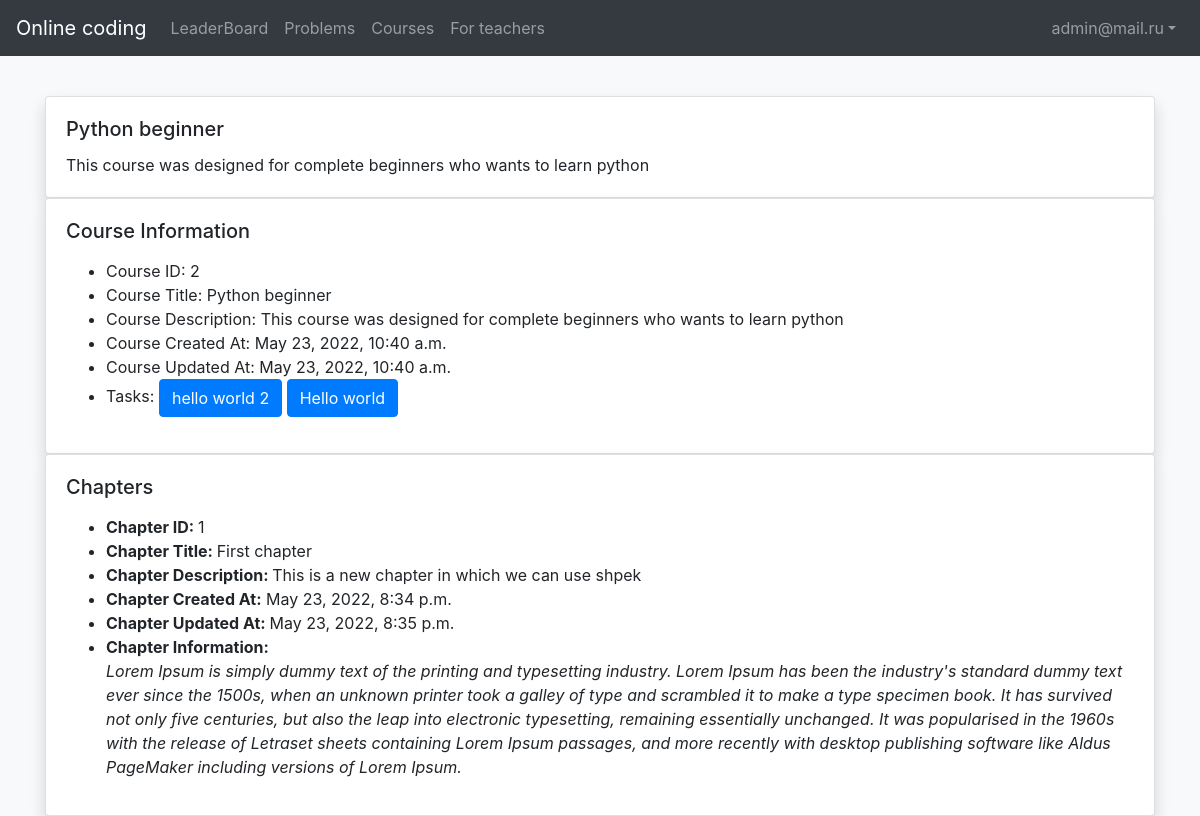
/course/python-easy (signed in), run on the app's committed database.
### user/models.py (models this page shows)
class User(AbstractBaseUser, PermissionsMixin):
    id = models.UUIDField(primary_key=True, default=uuid.uuid4, editable=False)
    first_name = models.CharField(max_length=32)
    surname = models.CharField(max_length=32)
    group = models.CharField(max_length=32)
    role = models.IntegerField(choices=ROLE_CHOICES, default=0)
    is_active = models.BooleanField(default=True)
    is_staff = models.BooleanField(default=False)
    email = models.EmailField(max_length=255, unique=True)
    rating = models.IntegerField(default=0)
    objects = UserManager()
    USERNAME_FIELD = 'email'

### main/models.py (models this page shows, shortened)
class Course(models.Model):
    title = models.CharField(max_length=100)
    description = models.TextField()
    slug = models.SlugField(max_length=100, unique=True, null=True)
    created_at = models.DateTimeField(auto_now_add=True)
    updated_at = models.DateTimeField(auto_now=True)
    is_public = models.BooleanField(default=False)
    is_deleted = models.BooleanField(default=False)
    author = models.ForeignKey(User, on_delete=models.CASCADE)
    banner = models.ImageField(upload_to='course_banners', null=True, blank=True)
    class Meta:
        ordering = ['-created_at']
        verbose_name = 'Course'
        verbose_name_plural = 'Courses'

class ProgrammingTask(models.Model):
    title = models.CharField(max_length=100)
    description = models.TextField()
    slug = models.SlugField(max_length=100, unique=True, null=True)
    input_description = models.TextField()
    output_description = models.TextField()
    input_example = models.TextField()
    output_example = models.TextField()
    time_limit = models.IntegerField()
    memory_limit = models.IntegerField()
    created_at = models.DateTimeField(auto_now_add=True)
    updated_at = models.DateTimeField(auto_now=True)
    is_public = models.BooleanField(default=False)
    is_deleted = models.BooleanField(default=False)
    author = models.ForeignKey(User, on_delete=models.CASCADE)
    language = models.CharField(choices=LANGUAGE_CHOICES, default='python', max_length=10)
    difficulty = models.CharField(choices=DIFFICULTY_CHOICES, default='easy', max_length=10)
    max_plagiarism = models.FloatField(default=0)
    solved_count = models.IntegerField(default=0)
    teacher = models.ForeignKey(Teacher, on_delete=models.CASCADE, null=True)
    course = models.ForeignKey('Course', on_delete=models.CASCADE, null=True)
    class Meta:
        ordering = ['-created_at']
        verbose_name = 'Programming Task'
        verbose_name_plural = 'Programming Tasks'

class Chapter(models.Model):
    title = models.CharField(max_length=100)
    description = models.TextField()
    slug = models.SlugField(max_length=100, unique=True, null=True)
    created_at = models.DateTimeField(auto_now_add=True)
    updated_at = models.DateTimeField(auto_now=True)
    is_public = models.BooleanField(default=False)
    is_deleted = models.BooleanField(default=False)
    author = models.ForeignKey(User, on_delete=models.CASCADE)
    course = models.ForeignKey(Course, on_delete=models.CASCADE)
    banner = models.ImageField(upload_to='chapters', null=True, blank=True)
    information = models.TextField(null=True, blank=True)
    class Meta:
        ordering = ['-created_at']
        verbose_name = 'Chapter'
        verbose_name_plural = 'Chapters'

### api/views.py (the view)
# urls.py: path('course/<slug:slug>', api.views.coursePage, name='course'),
def coursePage(request, slug):
    course = get_object_or_404(Course, slug=slug)
    chapters = Chapter.objects.all().filter(course=course)
    tasks = ProgrammingTask.objects.all().filter(course=course)
    return render(request, 'onlineCoding/coursePage.html', {'course': course, 'chapters': chapters, 'tasks': tasks})

### templates/onlineCoding/coursePage.html (shortened to what this page needs)
{% extends 'onlineCoding/base.html' %}
{% block content %}
<html>
    <body>
    <div class="card shadow">
        <div class="card-body">
            <h5 class="card-title">{{ course.title }}</h5>
            <p class="card-text">{{ course.description }}</p>
        </div>
    </div>
    <div class="card shadow">
        <div class="card-body">
            <h5 class="card-title">Course Information</h5>
            <p class="card-text">
                <ul>
                    <li>Course ID: {{ course.id }}</li>
                    <li>Course Title: {{ course.title }}</li>
                    <li>Course Description: {{ course.description }}</li>
                    <li>Course Created At: {{ course.created_at }}</li>
                    <li>Course Updated At: {{ course.updated_at }}</li>
                            <li>Tasks:
                            {% for task in tasks %}
                                    <a class="btn btn-primary" href="/textEditor/{{ task.slug }}">{{ task.title }}</a>
                            {% endfor %}
                        </li>
                </ul>
            </p>
        </div>
    </div>
    <div class="card shadow">
        <div class="card-body">
            <h5 class="card-title">Chapters</h5>
            <p class="card-text">
                <ul>
                    {% for chapter in chapters %}
                    <li> <b>Chapter ID: </b>{{ chapter.id }}</li>
                    <li><b>Chapter Title: </b> {{ chapter.title }}</li>
                    <li><b>Chapter Description: </b>{{ chapter.description }}</li>
                    <li><b>Chapter Created At:</b> {{ chapter.created_at }}</li>
                    <li><b>Chapter Updated At: </b> {{ chapter.updated_at }}</li>
                    <li><b>Chapter Information: </b> </li> <p><i>{{ chapter.information }} </i></p>
                    {% endfor %}
                </ul>
            </p>
        </div>
</body>
</html>
{% endblock %}

### templates/onlineCoding/base.html (shortened to what this page needs)
<!DOCTYPE html>
<html lang="en">
<head>
    <link rel="stylesheet" href="https://cdn.jsdelivr.net/npm/bootstrap@4.6.1/dist/css/bootstrap.min.css"
>
</head>
<body class="bg-light">
<nav class="navbar navbar-expand-md fixed-top navbar-dark bg-dark">
    <a class="navbar-brand" href="#">Online coding</a>
    {% with request.resolver_match.url_name as url_name %}
        <div class="navbar-collapse offcanvas-collapse" id="navbarsExampleDefault">
            <ul class="navbar-nav mr-auto">
                <li class="nav-item {% if url_name == 'leaderboard' %} active {% endif %}">
                    <a class="nav-link" href="/leaderboard">LeaderBoard <span class="sr-only">(current)</span></a>
                </li>
                <li class="nav-item {% if url_name == 'problems' %} active {% endif %}">
                    <a class="nav-link" href="/problems">Problems</a>
                </li>
                <li class="nav-item {% if url_name == 'courses' %} active {% endif %}">
                    <a class="nav-link" href="/courses">Courses</a>
                </li>
                <li class="nav-item {% if url_name == 'teacher' %} active {% endif %}">
                    <a class="nav-link" href="/teacher">For teachers</a>
                </li>
            </ul>
            <ul class="navbar-nav">
                {% if request.user.is_authenticated %}
                    <li class="nav-item dropdown {% if url_name == 'profile' %} active {% endif %}">
                        <a class="nav-link dropdown-toggle" href="#" id="dropdown01" data-toggle="dropdown"
                           aria-haspopup="true" aria-expanded="false">{{ request.user }}</a>
                    </li>
                {% else %}
                    <li class="nav-item">
                        <a class="nav-link" href="/auth">Login/Register</a>
                    </li>
                {% endif %}
            </ul>
        </div>
    {% endwith %}
</nav>
<br>
<br>
<br>
<br>
<main role="main" class="container">
    {% block content %}
    {% endblock %}
</main>
</body>
</html>

### data on the page
User: user "admin@mail.ru"
Course: title "Python beginner", description "This course was designed for complete beginners who wants to learn python", id "2", created_at "May 23, 2022, 10:40 a.m.", updated_at "May 23, 2022, 10:40 a.m."
ProgrammingTask: title "hello world 2"
ProgrammingTask: title "Hello world"
Chapter: id "1", title "First chapter", description "This is a new chapter in which we can use shpek", created_at "May 23, 2022, 8:34 p.m.", updated_at "May 23, 2022, 8:35 p.m.", information "Lorem Ipsum is simply dummy text of the printing and typesetting industry. Lorem Ipsum has been the industry's standard dummy text ever since the 1500s, when an unknown printer took a galley of type and scrambled it to make a type specimen book. It has survived not only five centuries, but also the leap into electronic typesetting, remaining essentially unchanged. It was popularised in the 1960s with the release of Letraset sheets containing Lorem Ipsum passages, and more recently with desktop publishing software like Aldus PageMaker including versions of Lorem Ipsum."
